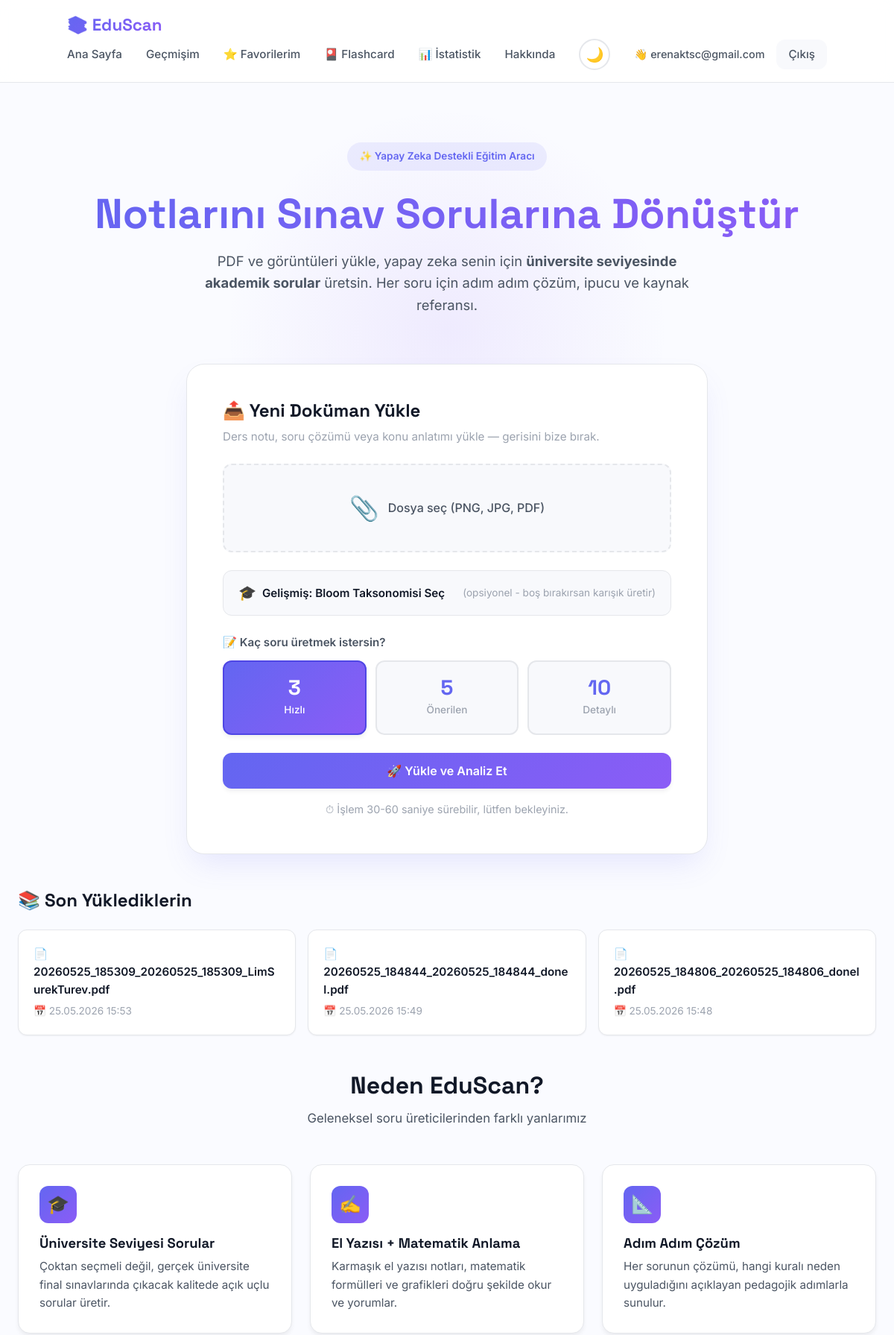
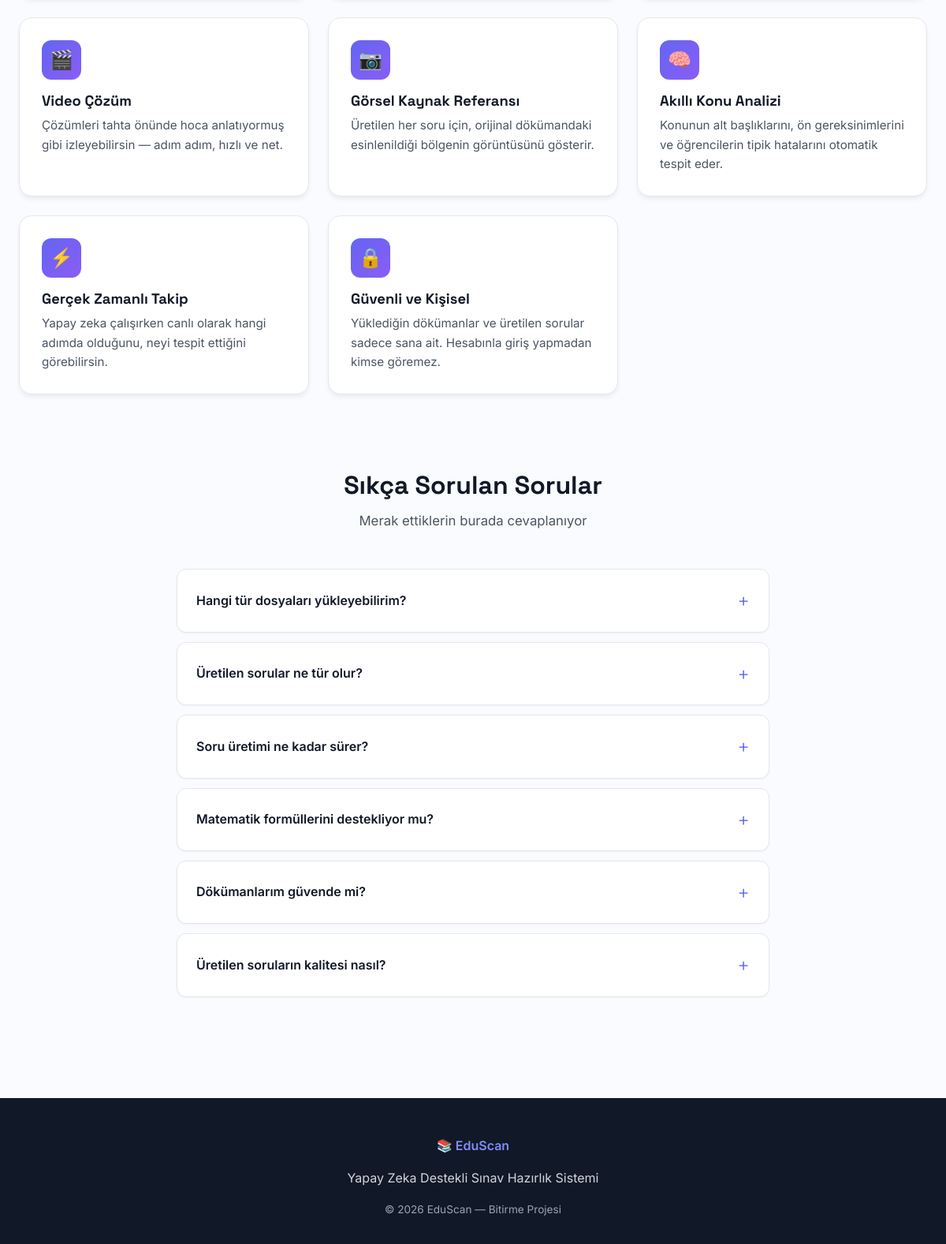
The page / (signed in) on the database its author committed (2 pictures, top to bottom).
### app/models.py (models this page shows, shortened)
class User(db.Model, UserMixin):
    __tablename__ = 'users'
    id = db.Column(db.Integer, primary_key=True)
    username = db.Column(db.String(80), unique=True, nullable=False)
    email = db.Column(db.String(120), unique=True, nullable=False)
    password_hash = db.Column(db.String(200), nullable=False)
    created_at = db.Column(db.DateTime, default=datetime.utcnow)
    documents = db.relationship('Document', backref='user', lazy=True)
    answers = db.relationship('UserAnswer', backref='user', lazy=True)

class Document(db.Model):
    __tablename__ = 'documents'
    id = db.Column(db.Integer, primary_key=True)
    user_id = db.Column(db.Integer, db.ForeignKey('users.id'), nullable=False)
    filename = db.Column(db.String(200), nullable=False)
    file_type = db.Column(db.String(20), nullable=False)
    extracted_text = db.Column(db.Text)
    uploaded_at = db.Column(db.DateTime, default=datetime.utcnow)
    topics = db.relationship('Topic', backref='document', lazy=True)

### app/routes.py (the view)
@main.route('/')
@login_required
def index():
    documents = Document.query.filter_by(user_id=current_user.id)\
        .order_by(Document.uploaded_at.desc()).limit(10).all()
    return render_template('index.html', documents=documents)

### app/__init__.py (called while the page is built)
@login_manager.user_loader
def load_user(user_id):
    return User.query.get(int(user_id))

### app/templates/index.html (shortened to what this page needs)
{% extends "base.html" %}
{% block content %}
<section class="hero">
    <div class="container">
        <div class="hero-badge">
            ✨ Yapay Zeka Destekli Eğitim Aracı
        </div>
        <h1>Notlarını Sınav Sorularına Dönüştür</h1>
        <p class="hero-subtitle">
            PDF ve görüntüleri yükle, yapay zeka senin için <strong>üniversite seviyesinde akademik sorular</strong> üretsin.
            Her soru için adım adım çözüm, ipucu ve kaynak referansı.
        </p>
    </div>
</section>
<section class="upload-section">
    <div class="upload-card">
        <h2>📤 Yeni Doküman Yükle</h2>
        <p class="upload-subtitle">
            Ders notu, soru çözümü veya konu anlatımı yükle — gerisini bize bırak.
        </p>
        <form action="{{ url_for('main.upload') }}" method="POST" enctype="multipart/form-data" id="upload-form">
            <div class="file-input-wrapper" onclick="document.getElementById('file-input').click()">
                <div class="file-input-label">
                    <span class="file-input-icon">📎</span>
                    <span id="file-name-display">Dosya seç (PNG, JPG, PDF)</span>
        </div>
    </div>
    <div class="bloom-selector">
        <details class="bloom-details">
            <summary class="bloom-summary">
                <span class="bloom-toggle-icon">🎓</span>
                <span class="bloom-toggle-text">Gelişmiş: Bloom Taksonomisi Seç</span>
                <span class="bloom-toggle-hint">(opsiyonel - boş bırakırsan karışık üretir)</span>
            </summary>
        </details>
    </div>
    <div class="question-count-selector">
        <label class="selector-label">📝 Kaç soru üretmek istersin?</label>
        <div class="count-options">
            <label class="count-option">
                <span class="count-label">
                    <span class="count-number">3</span>
                    <span class="count-desc">Hızlı</span>
                </span>
            </label>
            <label class="count-option">
                <span class="count-label">
                    <span class="count-number">5</span>
                    <span class="count-desc">Önerilen</span>
                </span>
            </label>
            <label class="count-option">
                <span class="count-label">
                    <span class="count-number">10</span>
                    <span class="count-desc">Detaylı</span>
                </span>
            </label>
        </div>
    </div>
    <button type="submit" class="btn btn-primary">
        🚀 Yükle ve Analiz Et
    </button>
    <p class="upload-info">
        ⏱ İşlem 30-60 saniye sürebilir, lütfen bekleyiniz.
    </p>
</form>
    </div>
</section>
{% if documents %}
<section class="recent-section">
    <h2>📚 Son Yüklediklerin</h2>
    <div class="recent-list">
        {% for doc in documents %}
        <a href="{{ url_for('main.view_document', doc_id=doc.id) }}" class="recent-item">
            <div class="recent-item-name">
                {% if doc.file_type == 'pdf' %}📄{% else %}🖼️{% endif %}
                {{ doc.filename }}
            </div>
            <div class="recent-item-date">
                📅 {{ doc.uploaded_at.strftime('%d.%m.%Y %H:%M') }}
            </div>
        </a>
        {% endfor %}
    </div>
</section>
{% endif %}
<section class="features">
    <div class="section-header">
        <h2>Neden EduScan?</h2>
        <p>Geleneksel soru üreticilerinden farklı yanlarımız</p>
    </div>
    <div class="features-grid">
        <div class="feature-card">
            <div class="feature-icon">🎓</div>
            <h3>Üniversite Seviyesi Sorular</h3>
            <p>Çoktan seçmeli değil, gerçek üniversite final sınavlarında çıkacak kalitede açık uçlu sorular üretir.</p>
        </div>
        <div class="feature-card">
            <div class="feature-icon">✍️</div>
            <h3>El Yazısı + Matematik Anlama</h3>
            <p>Karmaşık el yazısı notları, matematik formülleri ve grafikleri doğru şekilde okur ve yorumlar.</p>
        </div>
        <div class="feature-card">
            <div class="feature-icon">📐</div>
            <h3>Adım Adım Çözüm</h3>
            <p>Her sorunun çözümü, hangi kuralı neden uyguladığını açıklayan pedagojik adımlarla sunulur.</p>
        </div>
        <div class="feature-card">
            <div class="feature-icon">🎬</div>
            <h3>Video Çözüm</h3>
            <p>Çözümleri tahta önünde hoca anlatıyormuş gibi izleyebilirsin — adım adım, hızlı ve net.</p>
        </div>
        <div class="feature-card">
            <div class="feature-icon">📷</div>
            <h3>Görsel Kaynak Referansı</h3>
            <p>Üretilen her soru için, orijinal dökümandaki esinlenildiği bölgenin görüntüsünü gösterir.</p>
        </div>
        <div class="feature-card">
            <div class="feature-icon">🧠</div>
            <h3>Akıllı Konu Analizi</h3>
            <p>Konunun alt başlıklarını, ön gereksinimlerini ve öğrencilerin tipik hatalarını otomatik tespit eder.</p>
        </div>
        <div class="feature-card">
            <div class="feature-icon">⚡</div>
            <h3>Gerçek Zamanlı Takip</h3>
            <p>Yapay zeka çalışırken canlı olarak hangi adımda olduğunu, neyi tespit ettiğini görebilirsin.</p>
        </div>
        <div class="feature-card">
            <div class="feature-icon">🔒</div>
            <h3>Güvenli ve Kişisel</h3>
            <p>Yüklediğin dökümanlar ve üretilen sorular sadece sana ait. Hesabınla giriş yapmadan kimse göremez.</p>
        </div>
    </div>
</section>
<section class="faq">
    <div class="section-header">
        <h2>Sıkça Sorulan Sorular</h2>
        <p>Merak ettiklerin burada cevaplanıyor</p>
    </div>
    <details class="faq-item">
        <summary>Hangi tür dosyaları yükleyebilirim?</summary>
    </details>
    <details class="faq-item">
        <summary>Üretilen sorular ne tür olur?</summary>
    </details>
    <details class="faq-item">
        <summary>Soru üretimi ne kadar sürer?</summary>
    </details>
    <details class="faq-item">
        <summary>Matematik formüllerini destekliyor mu?</summary>
    </details>
    <details class="faq-item">
        <summary>Dökümanlarım güvende mi?</summary>
    </details>
    <details class="faq-item">
        <summary>Üretilen soruların kalitesi nasıl?</summary>
    </details>
</section>
{% endblock %}

### app/templates/base.html (shortened to what this page needs)
<!DOCTYPE html>
<html lang="tr">
<head>
    <link rel="stylesheet" href="{{ url_for('static', filename='css/style.css') }}">
</head>
<body>
    <header>
        <nav class="navbar">
            <div class="nav-container container">
                <a href="{{ url_for('main.index') }}" class="logo">
                    📚 EduScan
                </a>
                <ul class="nav-links" id="navLinks">
                    {% if current_user.is_authenticated %}
                        <li><a href="{{ url_for('main.index') }}">Ana Sayfa</a></li>
                        <li><a href="{{ url_for('main.list_documents') }}">Geçmişim</a></li>
                        <li><a href="{{ url_for('main.list_favorites') }}">⭐ Favorilerim</a></li>
                        <li><a href="{{ url_for('main.flashcards_page') }}">🎴 Flashcard</a></li>
                        <li><a href="{{ url_for('main.dashboard') }}">📊 İstatistik</a></li>
                        <li><a href="{{ url_for('main.about') }}">Hakkında</a></li>
                        <li>
                            <button class="theme-toggle" onclick="toggleTheme()" title="Tema değiştir" aria-label="Karanlık/Aydınlık mod">
                                <span class="theme-icon" id="theme-icon">🌙</span>
                            </button>
                        </li>
                        <li class="nav-user">
                            <span class="user-greeting">👋 {{ current_user.username }}</span>
                            <a href="{{ url_for('main.logout') }}" class="logout-btn">Çıkış</a>
                        </li>
                    {% endif %}
                </ul>
            </div>
        </nav>
    </header>
    <main>
        {% block content %}{% endblock %}
    </main>
    <footer>
        <div class="container">
            <p class="footer-tagline">📚 EduScan</p>
            <p>Yapay Zeka Destekli Sınav Hazırlık Sistemi</p>
            <p class="footer-copy">© 2026 EduScan — Bitirme Projesi</p>
        </div>
    </footer>
</body>
</html>

### rows shown on the page
User: username "erenaktsc@gmail.com"
Document: filename "20260525_185309_20260525_185309_LimSurekTurev.pdf", uploaded_at "25.05.2026 15:53"
Document: filename "20260525_184844_20260525_184844_donel.pdf", uploaded_at "25.05.2026 15:49"
Document: filename "20260525_184806_20260525_184806_donel.pdf", uploaded_at "25.05.2026 15:48"
